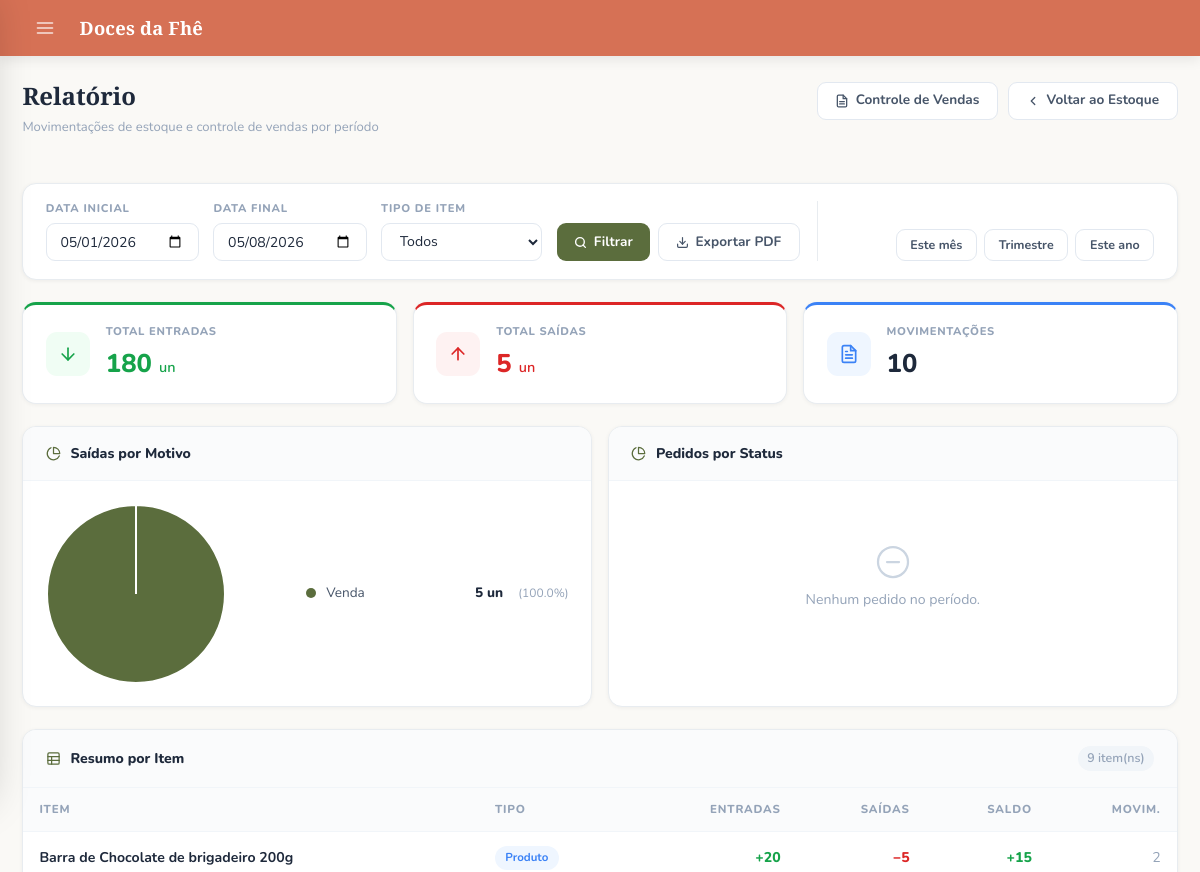
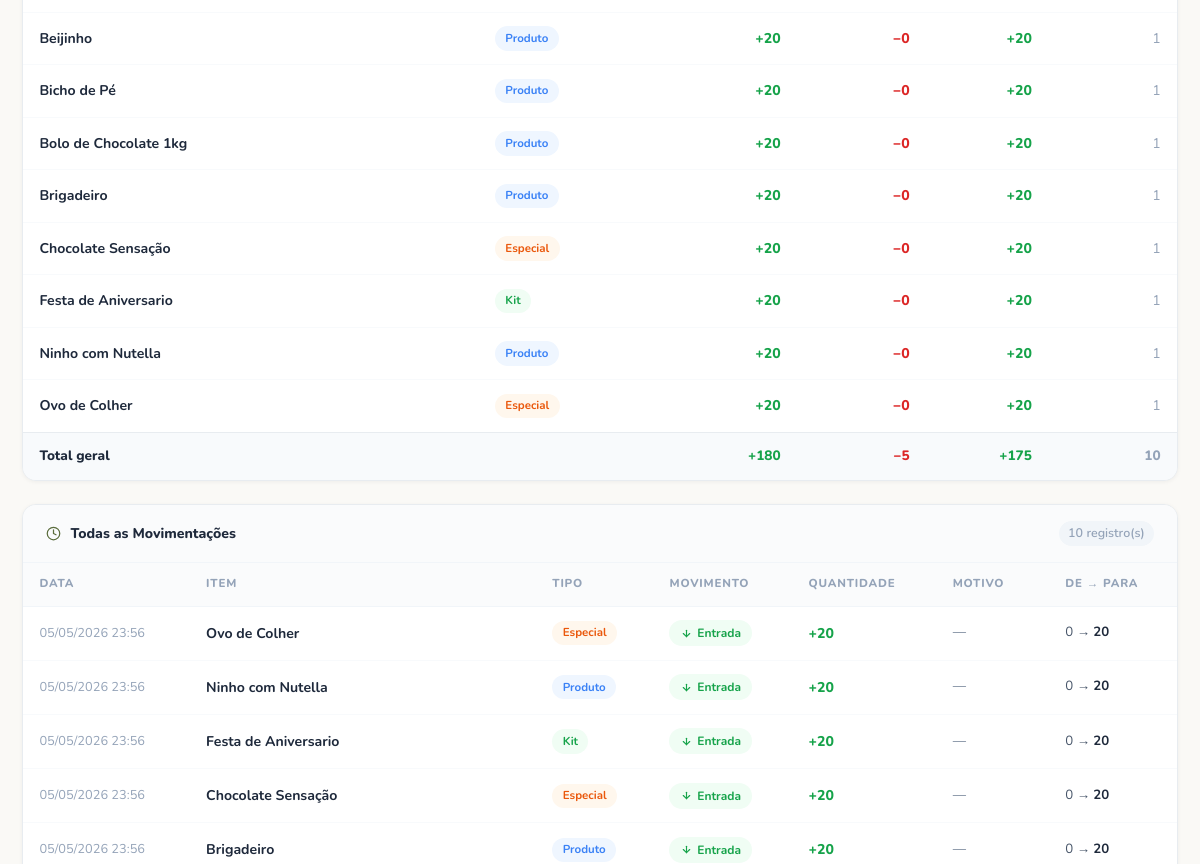
The page /admin/estoque/relatorio (signed in, upper part) on the database as committed earlier (2 pictures, top to bottom).
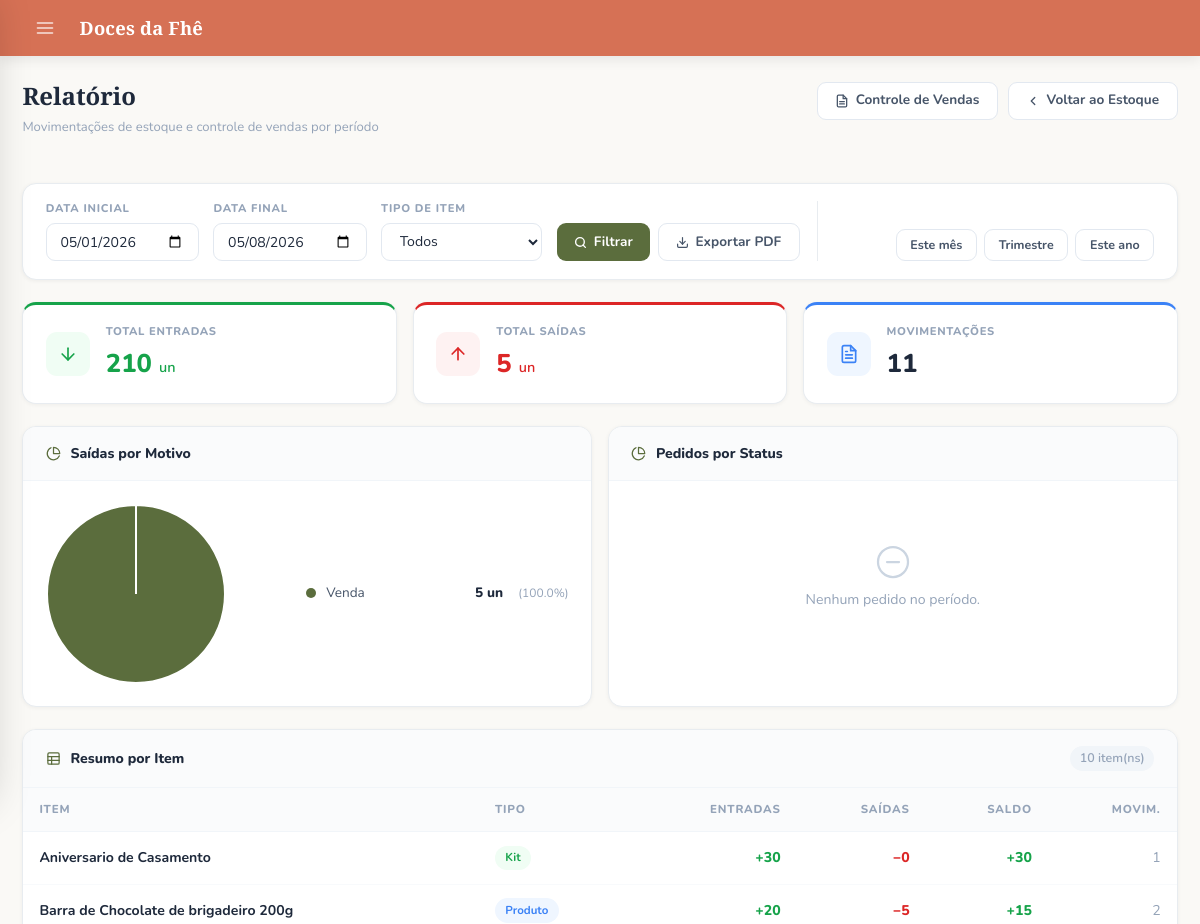
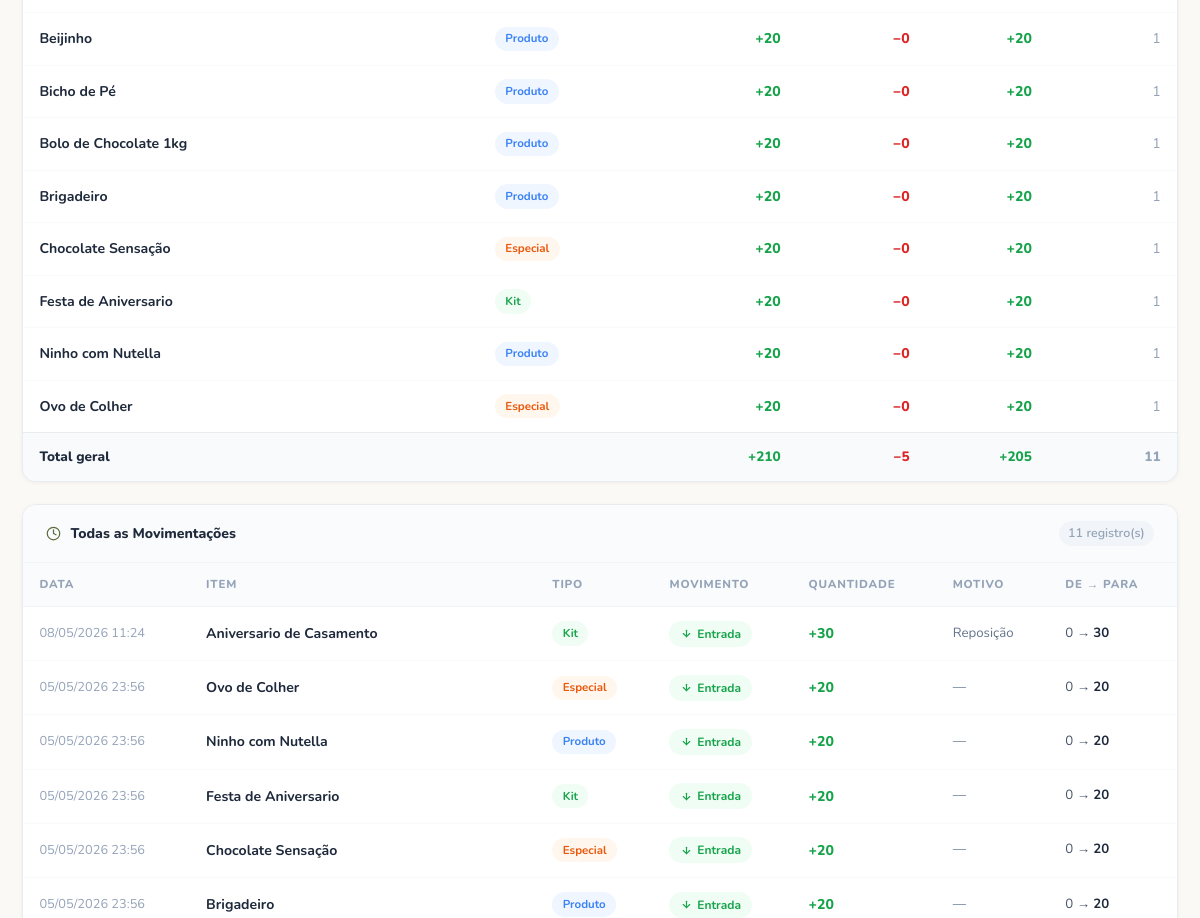
The same page on the database as committed later (2 pictures, top to bottom).
### models.py (models this page shows, shortened)
class Product(db.Model):
    __tablename__ = "products"
    id          = db.Column(db.Integer, primary_key=True)
    name        = db.Column(db.String(200), unique=True, nullable=False, index=True)
    description = db.Column(db.String(800), nullable=False)
    image_url   = db.Column(db.String(300))
    price       = db.Column(db.Numeric(10, 2), nullable=False)
    category    = db.Column(db.String(100), nullable=True, default='geral')  # ✅ NOVO
    ativo          = db.Column(db.Boolean, default=True, nullable=False)
    estoque        = db.Column(db.Integer, default=0, nullable=False)
    estoque_minimo = db.Column(db.Integer, default=5, nullable=False)
    created_at     = db.Column(db.DateTime, default=datetime.utcnow)

class ProdutoEspecial(db.Model):
    __tablename__ = "produtos_especiais"
    id           = db.Column(db.Integer, primary_key=True)
    evento_id    = db.Column(db.Integer, db.ForeignKey('eventos_especiais.id'), nullable=False)
    name         = db.Column(db.String(200), nullable=False)
    description  = db.Column(db.String(800), nullable=False)
    price        = db.Column(db.Numeric(10, 2), nullable=False)
    category     = db.Column(db.String(100), nullable=True, default='geral')
    image_url      = db.Column(db.String(300), nullable=True)
    mostrar        = db.Column(db.Boolean, default=True)
    estoque        = db.Column(db.Integer, default=0, nullable=False)
    estoque_minimo = db.Column(db.Integer, default=5, nullable=False)
    created_at     = db.Column(db.DateTime, default=datetime.utcnow)

class Kit(db.Model):
    __tablename__ = 'kits'
    id = db.Column(db.Integer, primary_key=True)
    name = db.Column(db.String(200), nullable=False)
    description = db.Column(db.Text, nullable=True)
    created_by = db.Column(
        db.Integer, db.ForeignKey('users.id'), nullable=False)
    is_admin_kit = db.Column(db.Boolean, default=False)   # True = admin kit
    ativo = db.Column(db.Boolean, default=True, nullable=False)
    created_at = db.Column(db.DateTime, default=datetime.utcnow)
    updated_at = db.Column(
        db.DateTime, default=datetime.utcnow, onupdate=datetime.utcnow)
    image_url      = db.Column(db.String(500), nullable=True)
    estoque        = db.Column(db.Integer, default=0, nullable=False)
    estoque_minimo = db.Column(db.Integer, default=5, nullable=False)
    products = db.relationship(
        'KitProduct', backref='kit', cascade='all, delete-orphan')
    creator = db.relationship('User', backref='kits')

class MovimentacaoEstoque(db.Model):
    __tablename__ = "movimentacoes_estoque"
    id               = db.Column(db.Integer, primary_key=True)
    produto_id       = db.Column(db.Integer, db.ForeignKey('products.id'),          nullable=True)
    kit_id           = db.Column(db.Integer, db.ForeignKey('kits.id'),              nullable=True)
    especial_id      = db.Column(db.Integer, db.ForeignKey('produtos_especiais.id'), nullable=True)
    tipo             = db.Column(db.String(10), nullable=False)  # 'entrada' | 'saida'
    quantidade       = db.Column(db.Integer, nullable=False)
    motivo           = db.Column(db.String(200), nullable=True)
    estoque_anterior = db.Column(db.Integer, nullable=False)
    estoque_novo     = db.Column(db.Integer, nullable=False)
    created_at       = db.Column(db.DateTime, default=datetime.utcnow)
    produto  = db.relationship('Product',        backref='movimentacoes')
    kit      = db.relationship('Kit',            backref='movimentacoes')
    especial = db.relationship('ProdutoEspecial', backref='movimentacoes')

### app.py (the view, shortened to what this page needs)
@app.route('/admin/estoque/relatorio')
@login_required
@admin_required
def relatorio_estoque():
    from datetime import datetime as _dt2, timedelta
    from sqlalchemy import or_
    data_ini_str = request.args.get('data_ini', '')
    data_fim_str = request.args.get('data_fim', '')
    tipo_filtro  = request.args.get('tipo', '')   # produto / kit / especial / ''
    hoje = _dt2.utcnow().date()
    try:
        data_ini = _dt2.strptime(data_ini_str, '%Y-%m-%d').date() if data_ini_str else hoje.replace(day=1)
        data_fim = _dt2.strptime(data_fim_str, '%Y-%m-%d').date() if data_fim_str else hoje
    except ValueError:
        data_ini = hoje.replace(day=1)
        data_fim = hoje
    dt_ini = _dt2(data_ini.year, data_ini.month, data_ini.day, 0, 0, 0)
    dt_fim = _dt2(data_fim.year, data_fim.month, data_fim.day, 23, 59, 59)
    q = MovimentacaoEstoque.query.filter(
        MovimentacaoEstoque.created_at >= dt_ini,
        MovimentacaoEstoque.created_at <= dt_fim,
    )
    if tipo_filtro == 'produto':
        q = q.filter(MovimentacaoEstoque.produto_id.isnot(None))
    elif tipo_filtro == 'kit':
        q = q.filter(MovimentacaoEstoque.kit_id.isnot(None))
    elif tipo_filtro == 'especial':
        q = q.filter(MovimentacaoEstoque.especial_id.isnot(None))
    movs = q.order_by(MovimentacaoEstoque.created_at.desc()).all()
    from collections import defaultdict
    grupos = defaultdict(lambda: {'nome': '', 'tipo': '', 'entradas': 0, 'saidas': 0, 'movs': []})
    for m in movs:
        if m.produto_id:
            key = ('produto', m.produto_id)
            grupos[key]['nome'] = m.produto.name if m.produto else f'Produto #{m.produto_id}'
            grupos[key]['tipo'] = 'produto'
        elif m.kit_id:
            key = ('kit', m.kit_id)
            grupos[key]['nome'] = m.kit.name if m.kit else f'Kit #{m.kit_id}'
            grupos[key]['tipo'] = 'kit'
        elif m.especial_id:
            key = ('especial', m.especial_id)
            grupos[key]['nome'] = m.especial.name if m.especial else f'Especial #{m.especial_id}'
            grupos[key]['tipo'] = 'especial'
        else:
            continue
        if m.tipo == 'entrada':
            grupos[key]['entradas'] += m.quantidade
        else:
            grupos[key]['saidas'] += m.quantidade
        grupos[key]['movs'].append(m)
    itens_rel = sorted([
        {'nome': v['nome'], 'tipo': v['tipo'],
         'entradas': v['entradas'], 'saidas': v['saidas'],
         'saldo': v['entradas'] - v['saidas'], 'total_movs': len(v['movs'])}
        for v in grupos.values()
    ], key=lambda x: x['nome'])
    total_entradas = sum(i['entradas'] for i in itens_rel)
    total_saidas   = sum(i['saidas']   for i in itens_rel)
    from collections import Counter
    motivo_counter = Counter()
    for m in movs:
        if m.tipo == 'saida':
            motivo_counter[m.motivo or 'Sem motivo'] += m.quantidade
    grafico_motivos   = list(motivo_counter.keys())
    grafico_quantidades = [motivo_counter[k] for k in grafico_motivos]
    pedidos_periodo = Pedido.query.filter(
        Pedido.created_at >= dt_ini,
        Pedido.created_at <= dt_fim,
    ).order_by(Pedido.created_at.desc()).all()
    venda_stats = dict(
        total      = len(pedidos_periodo),
        pendente   = sum(1 for p in pedidos_periodo if p.status == 'pendente'),
        confirmado = sum(1 for p in pedidos_periodo if p.status == 'confirmado'),
        entregue   = sum(1 for p in pedidos_periodo if p.status == 'entregue'),
        cancelado  = sum(1 for p in pedidos_periodo if p.status == 'cancelado'),
        faturado   = float(sum(p.total for p in pedidos_periodo
                               if p.status in ('confirmado', 'entregue'))),
        itens_vendidos = sum(
            sum(it.quantidade for it in p.itens)
            for p in pedidos_periodo if p.status in ('confirmado', 'entregue')
        ),
    )
    return render_template('admin/relatorio.html',
        itens=itens_rel, movs=movs,
        total_entradas=total_entradas, total_saidas=total_saidas,
        grafico_motivos=grafico_motivos,
        grafico_quantidades=grafico_quantidades,
        pedidos_periodo=pedidos_periodo,
        venda_stats=venda_stats,
        data_ini=data_ini_str or data_ini.strftime('%Y-%m-%d'),
        data_fim=data_fim_str or data_fim.strftime('%Y-%m-%d'),
        tipo_filtro=tipo_filtro)

### app.py (called while the page is built)
def admin_required(f):
    @wraps(f)
    def decorated_function(*args, **kwargs):
        if not current_user.is_authenticated or not current_user.is_admin:
            flash("Acesso negado. São necessárias permissões de administrador.", "error")
            return redirect(url_for('dashboard'))
        return f(*args, **kwargs)
    return decorated_function

@login_manager.user_loader
def load_user(user_id):
    return User.query.get(int(user_id))

@app.context_processor
def inject_globals():
    if current_user.is_authenticated:
        total_itens = db.session.query(
            db.func.sum(CarrinhoItem.quantidade)
        ).filter_by(user_id=current_user.id).scalar() or 0
    else:
        total_itens = 0
    site_config = SiteConfig.query.first()
    return dict(carrinho_total=total_itens, site_config=site_config)

### templates/admin/relatorio.html (shortened to what the changed rows need)
{% extends "admin/base.html" %}
{% block styles %}
<link rel="stylesheet" href="{{ url_for('static', filename='estoque.css') }}">
{% endblock %}
{% block content %}
<div class="rel-page">
  <div class="rel-header">
    <div>
      <h1 class="rel-header-title">Relatório</h1>
    </div>
  </div>
  <div class="rel-cards">
    <div class="rel-card entrada">
      <div>
        <span class="rel-card-label">Total Entradas</span>
        <span class="rel-card-value">{{ total_entradas }} <small style="font-size:.9rem;font-weight:600;">un</small></span>
      </div>
    </div>
    <div class="rel-card movs">
      <div>
        <span class="rel-card-label">Movimentações</span>
        <span class="rel-card-value">{{ movs|length }}</span>
      </div>
    </div>
  </div>
  {% if itens %}
  <div class="rel-table-wrap">
    <div class="rel-section-header">
      <span class="rel-section-title">
        Resumo por Item
      </span>
      <span class="rel-section-count">{{ itens|length }} item(ns)</span>
    </div>
    <table class="rel-table">
      <thead>
        <tr>
          <th>Item</th>
          <th>Tipo</th>
          <th style="text-align:right;">Entradas</th>
          <th style="text-align:right;">Saídas</th>
          <th style="text-align:right;">Saldo</th>
          <th style="text-align:right;">Movim.</th>
        </tr>
      </thead>
      <tbody>
        {% for item in itens %}
        <tr>
          <td style="font-weight:700; color:#1e293b;">{{ item.nome }}</td>
          <td>
            <span class="tipo-badge tipo-{{ item.tipo }}">
              {% if item.tipo == 'kit' %}Kit
              {% elif item.tipo == 'especial' %}Especial
              {% else %}Produto{% endif %}
            </span>
          </td>
          <td style="text-align:right;" class="num-entrada">+{{ item.entradas }}</td>
          <td style="text-align:right;" class="num-saida">−{{ item.saidas }}</td>
          <td style="text-align:right;">
            <span class="{{ 'num-saldo-pos' if item.saldo >= 0 else 'num-saldo-neg' }}">
              {{ '+' if item.saldo >= 0 else '' }}{{ item.saldo }}
            </span>
          </td>
          <td style="text-align:right; color:#94a3b8;">{{ item.total_movs }}</td>
        </tr>
        {% endfor %}
      </tbody>
      <tfoot>
        <tr>
          <td colspan="2">Total geral</td>
          <td style="text-align:right; color:#16a34a;">+{{ total_entradas }}</td>
          <td style="text-align:right; color:#dc2626;">−{{ total_saidas }}</td>
          <td style="text-align:right;">
            <span class="{{ 'num-saldo-pos' if total_entradas >= total_saidas else 'num-saldo-neg' }}">
              {{ '+' if total_entradas >= total_saidas else '' }}{{ total_entradas - total_saidas }}
            </span>
          </td>
          <td style="text-align:right; color:#94a3b8;">{{ movs|length }}</td>
        </tr>
      </tfoot>
    </table>
  </div>
  <div class="rel-table-wrap">
    <div class="rel-section-header">
      <span class="rel-section-title">
        <svg xmlns="http://www.w3.org/2000/svg" width="15" height="15" viewBox="0 0 24 24" fill="none" stroke="currentColor" stroke-width="2" stroke-linecap="round" stroke-linejoin="round"><circle cx="12" cy="12" r="10"/><polyline points="12 6 12 12 16 14"/></svg>
        Todas as Movimentações
      </span>
      <span class="rel-section-count">{{ movs|length }} registro(s)</span>
    </div>
    <table class="rel-table">
      <thead>
        <tr>
          <th>Data</th>
          <th>Item</th>
          <th>Tipo</th>
          <th>Movimento</th>
          <th>Quantidade</th>
          <th>Motivo</th>
          <th>De → Para</th>
        </tr>
      </thead>
      <tbody>
        {% for m in movs %}
        <tr>
          <td style="color:#94a3b8; font-size:.8rem; white-space:nowrap;">
            {{ m.created_at.strftime('%d/%m/%Y %H:%M') }}
          </td>
          <td style="font-weight:700; color:#1e293b;">
            {% if m.produto %}{{ m.produto.name }}
            {% elif m.kit %}{{ m.kit.name }}
            {% elif m.especial %}{{ m.especial.name }}
            {% else %}—{% endif %}
          </td>
          <td>
            {% if m.produto_id %}<span class="tipo-badge tipo-produto">Produto</span>
            {% elif m.kit_id %}<span class="tipo-badge tipo-kit">Kit</span>
            {% elif m.especial_id %}<span class="tipo-badge tipo-especial">Especial</span>
            {% endif %}
          </td>
          <td>
            {% if m.tipo == 'entrada' %}
              <span class="mov-badge mov-entrada">
                <svg xmlns="http://www.w3.org/2000/svg" width="11" height="11" viewBox="0 0 24 24" fill="none" stroke="currentColor" stroke-width="2.5" stroke-linecap="round" stroke-linejoin="round"><line x1="12" y1="19" x2="12" y2="5"/><polyline points="5 12 12 19 19 12"/></svg>
                Entrada
              </span>
            {% endif %}
          </td>
          <td style="font-weight:800;">
            <span class="{{ 'num-entrada' if m.tipo == 'entrada' else 'num-saida' }}">
              {{ '+' if m.tipo == 'entrada' else '−' }}{{ m.quantidade }}
            </span>
          </td>
          <td style="color:#64748b; font-size:.83rem;">{{ m.motivo or '—' }}</td>
          <td style="font-size:.83rem; color:#475569;">
            {{ m.estoque_anterior }} → <b style="color:#1e293b;">{{ m.estoque_novo }}</b>
          </td>
        </tr>
        {% endfor %}
      </tbody>
    </table>
  </div>
  {% endif %}
</div>
{% endblock %}

Rows that differ between the two databases and show on the page:
added Kit: nome "Aniversario de Casamento", shows "Kit", entradas "30", saidas "0", saldo "+", saldo "30", total_movs "1"
added MovimentacaoEstoque: created_at "08/05/2026 11:24", kit.name "Aniversario de Casamento", shows "Kit", shows "Entrada", tipo "+", quantidade "30", motivo "Reposição", estoque_anterior "0", estoque_novo "30"
Other text that changed with them:
{{ total_entradas }}: "180" → "210"
{{ movs|length }}: "10" → "11"
{{ itens|length }}: "9" → "10"
{{ total_entradas - total_saidas }}: "175" → "205"
